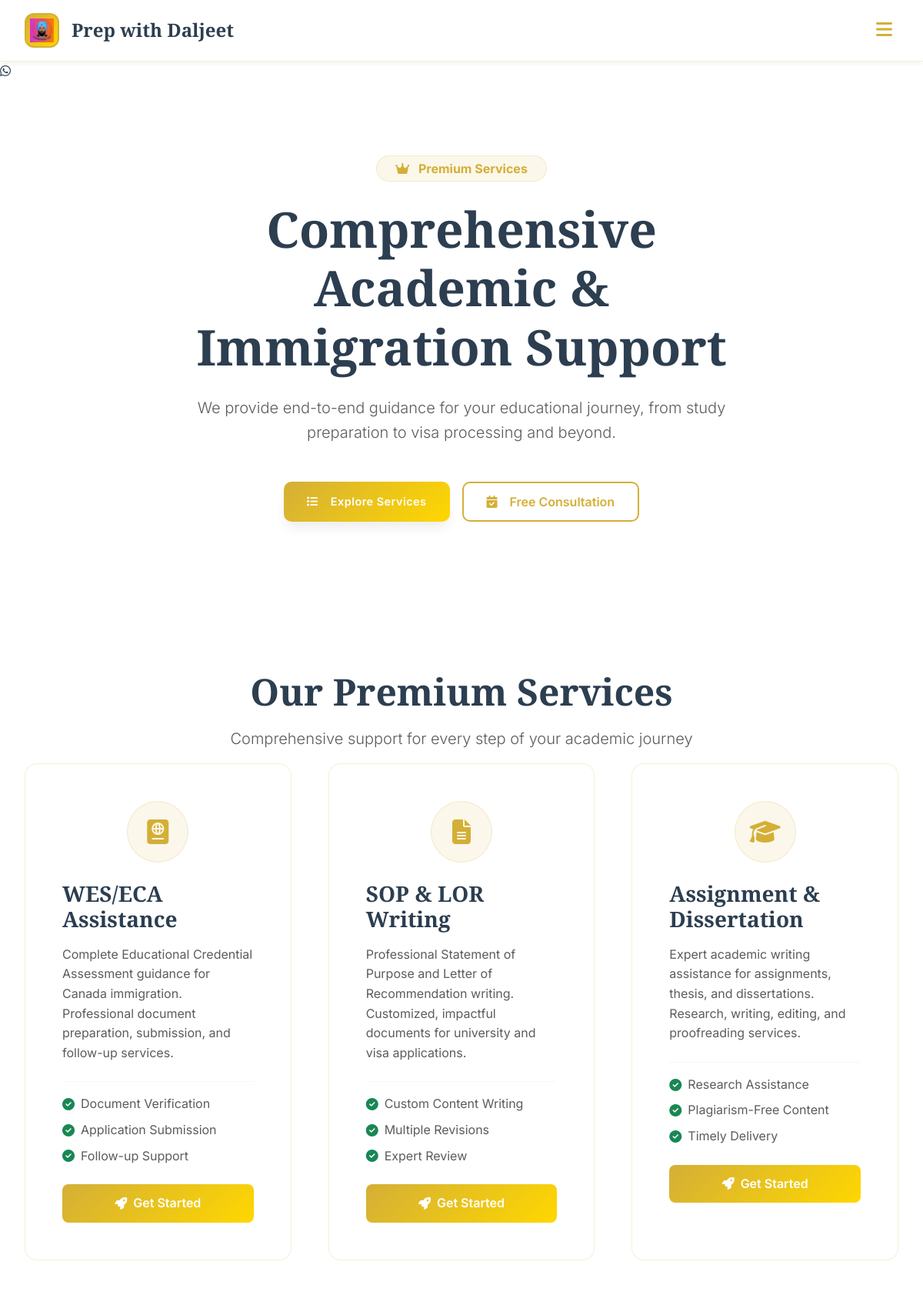
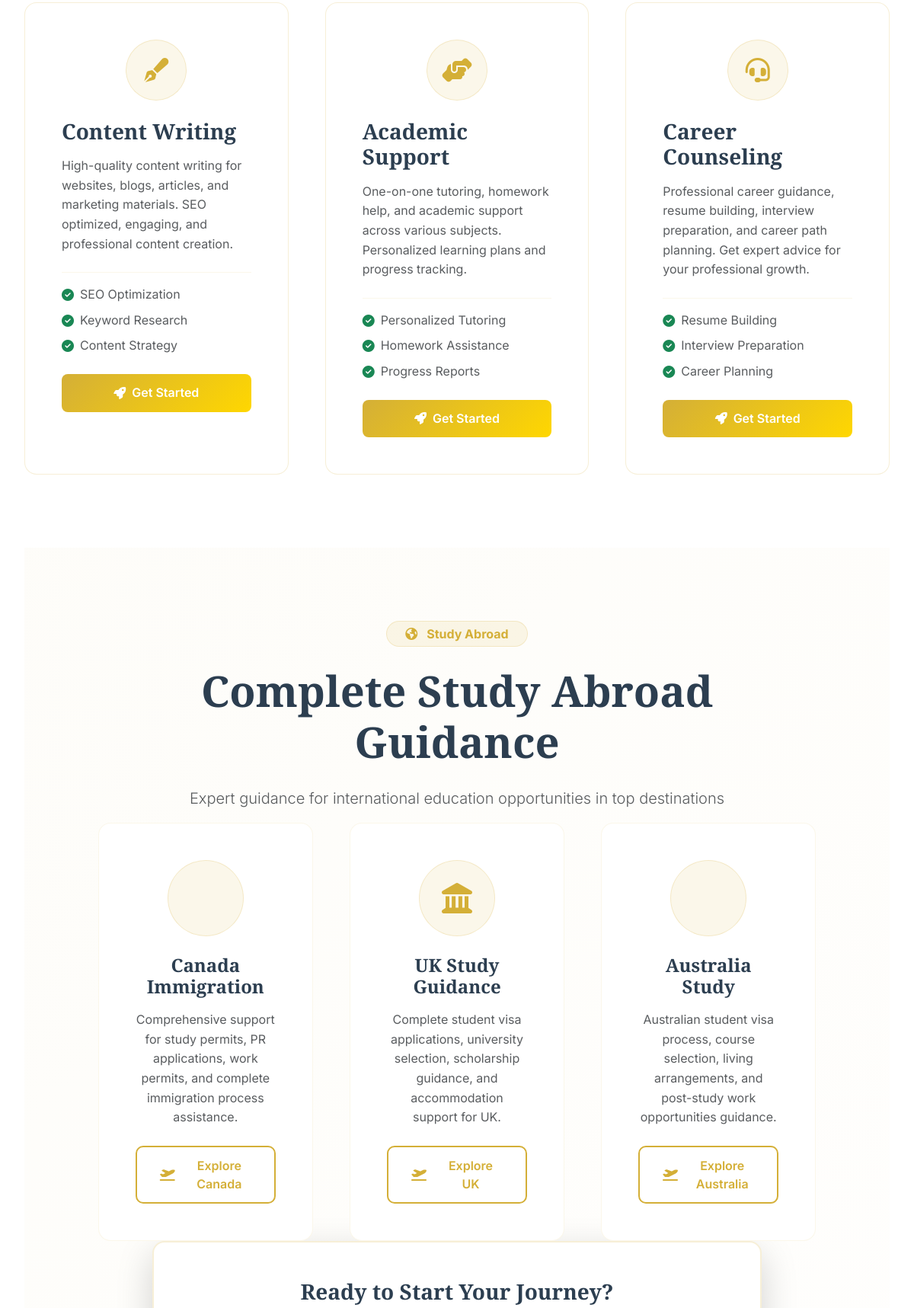
/services.php (upper part), run on the app's committed database (2 pictures, top to bottom).
### tables this page shows
CREATE TABLE `settings` (
  `id` int(11) NOT NULL,
  `site_name` varchar(100) NOT NULL DEFAULT 'Prep with Daljeet',
  `tagline` varchar(200) DEFAULT NULL,
  `logo_url` varchar(255) DEFAULT NULL,
  `favicon_url` varchar(255) DEFAULT NULL,
  `primary_color` varchar(7) DEFAULT '#D4AF37',
  `secondary_color` varchar(7) DEFAULT '#000000',
  `accent_color` varchar(7) DEFAULT '#FFD700',
  `facebook_url` varchar(255) DEFAULT NULL,
  `instagram_url` varchar(255) DEFAULT NULL,
  `twitter_url` varchar(255) DEFAULT NULL,
  `linkedin_url` varchar(255) DEFAULT NULL,
  `youtube_url` varchar(255) DEFAULT NULL,
  `show_facebook` tinyint(1) DEFAULT 1,
  `show_instagram` tinyint(1) DEFAULT 1,
  `show_twitter` tinyint(1) DEFAULT 1,
  `show_linkedin` tinyint(1) DEFAULT 1,
  `show_youtube` tinyint(1) DEFAULT 1,
  `primary_phone` varchar(20) NOT NULL,
  `secondary_phone` varchar(20) DEFAULT NULL,
  `whatsapp_number` varchar(20) DEFAULT NULL,
  `email` varchar(100) NOT NULL,
  `address` text DEFAULT NULL,
  `google_map_embed` text DEFAULT NULL,
  `enable_whatsapp_chat` tinyint(1) DEFAULT 1,
  `enable_newsletter` tinyint(1) DEFAULT 1,
  `admin_theme` enum('dark-gold','royal-purple','deep-blue','emerald-green') DEFAULT 'dark-gold',
  `created_at` timestamp NOT NULL DEFAULT current_timestamp(),
  `updated_at` timestamp NOT NULL DEFAULT current_timestamp() ON UPDATE current_timestamp(),
  `android_app_link` varchar(255) DEFAULT NULL,
  `ios_app_link` varchar(255) DEFAULT NULL,
  `ios_org_pass` varchar(255) DEFAULT NULL
);

### services.php (the view, shortened to what the rows shown need)
<?php
require_once 'config.php';
include 'header.php';
?>
<div class="container-custom">
    <section class="py-8">
        <div class="row align-items-center">
            <div class="col-lg-8 mx-auto text-center">
                <h1 class="display-3 fw-bold mb-4">Comprehensive Academic & Immigration Support</h1>
            </div>
        </div>
    </section>
    <section id="main-services" class="py-6">
        <div class="text-center mb-6">
            <h2 class="display-5 fw-bold mb-3">Our Premium Services</h2>
        </div>
    </section>
    <section class="py-8 bg-light-section">
        <div class="row">
            <div class="col-lg-10 mx-auto">
                <div class="text-center mb-6">
                    <h2 class="display-4 fw-bold mb-4">Complete Study Abroad Guidance</h2>
                </div>
            </div>
        </div>
    </section>
</div>
<?php include 'footer.php'; ?>

### header.php (shortened to what the rows shown need)
<?php
require_once 'config.php';
$settings = getSettings($conn);
$logo_url = !empty($settings['logo_url']) ? htmlspecialchars($settings['logo_url']) : '';
?>
<!DOCTYPE html>
<html lang="en">
<head>
    <link href="https://cdn.jsdelivr.net/npm/bootstrap@5.3.0/dist/css/bootstrap.min.css" rel="stylesheet">
    <link rel="stylesheet" href="https://cdnjs.cloudflare.com/ajax/libs/font-awesome/6.4.0/css/all.min.css">
</head>
<body>
    <nav class="navbar-royal">
        <div class="navbar-container">
            <a class="navbar-brand-royal" href="index.php">
                <div class="logo-royal <?php echo empty($logo_url) ? 'fallback' : ''; ?>">
                    <?php if(!empty($logo_url)): ?>
                        <img src="<?php echo $logo_url; ?>" alt="<?php echo htmlspecialchars($settings['site_name']); ?> Logo">
                    <?php else: ?>
                        <i class="fas fa-crown"></i>
                    <?php endif; ?>
                </div>
                <div class="brand-text">
                    <div class="brand-title"><?php echo htmlspecialchars($settings['site_name']); ?></div>
                </div>
            </a>
        </div>
    </nav>
    <main>

### data on the page
settings: logo_url (picture), site_name "Prep with Daljeet"
